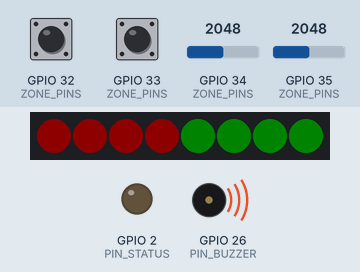
Simulated run of this sketch. Board: ESP32. On the bench: 8 RGB LEDs in strip order, left to right, output pins drawn as LEDs (lit = HIGH), buzzer (waves = sounding). Inputs (shaded band) come from the test bench; at power-on: GPIO 34 (ZONE_PINS) = 2048, GPIO 35 (ZONE_PINS) = 2048, GPIO 32 (ZONE_PINS) HIGH, GPIO 33 (ZONE_PINS) HIGH (analog values on the 0–4095 scale). Dim RGB values are drawn brighter than linear; WiFi joins after 1.5 s; servers stay silent unless stated; no MQTT or app messages arrive unless stated; what the sketch prints to the serial monitor is not drawn.

Above: at 3.9 s.
4.0 s: GPIO 34 (ZONE_PINS) set to 0
At 5.5 s:
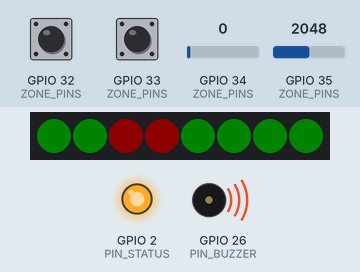
9.9 s: GPIO 35 (ZONE_PINS) set to 0
At 11.4 s:
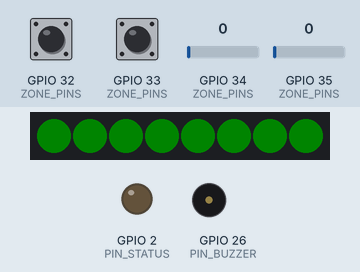
15.8 s: GPIO 32 (ZONE_PINS) pulled LOW for 1 s
At 17.2 s:
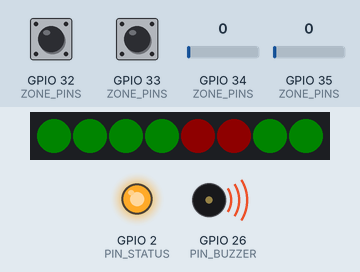
20.2 s: GPIO 33 (ZONE_PINS) pulled LOW for 1 s
At 21.5 s:
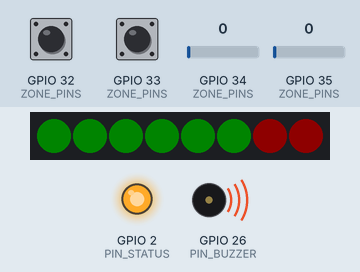
24.2 s: GPIO 34 (ZONE_PINS) set to 491
At 25.7 s:
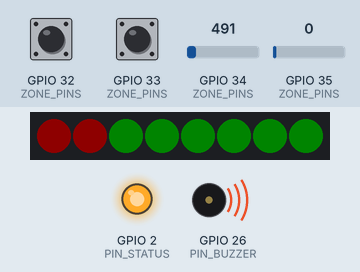
Timing chart, 0 to 31.2 s (numbered marks = the images above; inputs shaded):
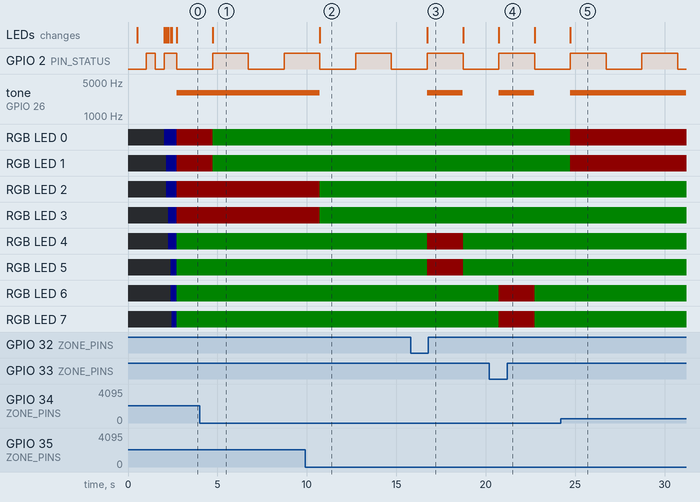

The sketch:

SmokeSense_Gateway.ino
```cpp
/*
 * SmokeSense Gateway — ESP32 Firmware for Existing Fire System Monitoring
 * Arctic Engineering (Rigard) — v1.0.0 — April 2026
 *
 * PRODUCT: SmokeSense Gateway
 * Monitors existing fire detection systems (VESDA, conventional panels,
 * addressable panels) by reading their relay outputs and/or 4-20mA analog
 * loops, then publishes to the same SmokeSense MQTT/Supabase cloud platform.
 *
 * INPUT MODES (select via config.h):
 *   MODE_RELAY    — 4x dry contact relay inputs (zone alarm monitoring)
 *   MODE_ANALOG   — 2x 4-20mA current loop inputs (VESDA smoke level)
 *   MODE_HYBRID   — 2x relay + 1x 4-20mA (most common setup)
 *   MODE_MODBUS   — RS485 Modbus RTU (modern addressable panels)
 *
 * Same MQTT topic structure as SmokeSense Node — dashboard doesn't
 * know or care whether data comes from our sensor or an existing panel.
 */

#include <Arduino.h>
#include <WiFi.h>
#include <WebServer.h>
#include <PubSubClient.h>
#include <ArduinoJson.h>
#include <ArduinoOTA.h>
#include <FastLED.h>
#include <Preferences.h>
#include "gateway_config.h"

// ═══════════════════════════════════════════════════
//  GLOBAL STATE
// ═══════════════════════════════════════════════════

char g_device_id[20];
char g_hostname[32];
char TOPIC_TELEMETRY[80], TOPIC_EVENT[80], TOPIC_STATUS[80];
char TOPIC_HEARTBEAT[80], TOPIC_CMD[80], TOPIC_CONFIG[80];

// Zone state — up to 4 monitored zones
struct ZoneState {
    const char* name;         // "Zone 1", "VESDA Loop A", etc.
    uint8_t     gpio;         // input pin
    uint8_t     mode;         // 0=relay, 1=analog_4_20mA
    uint8_t     severity;     // 0-4 mapped from input
    uint8_t     prev_severity;
    bool        is_alarm;
    float       raw_value;    // 0-4095 for ADC, 0/1 for relay
    float       ma_value;     // converted mA (4-20mA mode only)
    float       smoke_pct;    // 0-100% obscuration (4-20mA mode)
} g_zones[MAX_ZONES];

uint8_t g_max_severity = 0;  // highest severity across all zones
bool g_alarm_silenced = false;
unsigned long g_silence_time = 0;
unsigned long g_boot_time = 0;
unsigned long g_last_sample = 0;
unsigned long g_last_heartbeat = 0;
unsigned long g_last_reconnect = 0;
uint32_t g_msg_count = 0;
bool g_wifi_connected = false;
bool g_ap_mode = false;

CRGB leds[NUM_LEDS];
WiFiClient wifiClient;
PubSubClient mqtt(wifiClient);
WebServer httpServer(80);
Preferences prefs;

static const char* STAGE_NAMES[] = { "clear", "alert", "action", "fire1", "fire2" };

// Forward declarations
void setup_device_identity();
void setup_wifi();
void setup_mqtt();
void setup_ota();
void mqtt_connect();
void mqtt_publish_telemetry();
void mqtt_publish_event(uint8_t zone, uint8_t old_sev, uint8_t new_sev);
void mqtt_publish_heartbeat();
void mqtt_callback(char* topic, byte* payload, unsigned int length);
void read_zones();
void process_zones();
void update_outputs();

// ═══════════════════════════════════════════════════
//  SETUP
// ═══════════════════════════════════════════════════

void setup() {
    Serial.begin(115200);
    delay(500);
    Serial.println("\n=======================================");
    Serial.println("  SmokeSense Gateway v" GW_FIRMWARE_VERSION);
    Serial.println("  Arctic Engineering");
    Serial.println("=======================================");
    g_boot_time = millis();

    // Configure zone inputs
    for (int i = 0; i < NUM_ACTIVE_ZONES; i++) {
        g_zones[i].name = ZONE_NAMES[i];
        g_zones[i].gpio = ZONE_PINS[i];
        g_zones[i].mode = ZONE_MODES[i];
        g_zones[i].severity = 0;
        g_zones[i].prev_severity = 0;

        if (g_zones[i].mode == MODE_RELAY_INPUT) {
            pinMode(g_zones[i].gpio, INPUT_PULLUP);
        } else {
            pinMode(g_zones[i].gpio, INPUT);
        }
    }

    // Status LED
    pinMode(PIN_STATUS, OUTPUT);
    pinMode(PIN_BUZZER, OUTPUT);
    digitalWrite(PIN_BUZZER, LOW);

    // ADC config (for 4-20mA inputs)
    analogSetAttenuation(ADC_11db);
    analogReadResolution(12);

    // Status LED strip
    FastLED.addLeds<WS2812B, PIN_LEDS, GRB>(leds, NUM_LEDS);
    FastLED.setBrightness(LED_BRIGHTNESS);
    fill_solid(leds, NUM_LEDS, CRGB::Black);
    FastLED.show();

    // Device identity + networking
    setup_device_identity();
    setup_wifi();
    setup_mqtt();
    setup_ota();

    // Startup sweep
    for (int i = 0; i < NUM_LEDS; i++) {
        leds[i] = CRGB(0, 0, 60);
        FastLED.show();
        delay(60);
    }
    delay(200);
    fill_solid(leds, NUM_LEDS, CRGB::Black);
    FastLED.show();

    Serial.printf("[BOOT] Ready. %d zones configured.\n", NUM_ACTIVE_ZONES);
    for (int i = 0; i < NUM_ACTIVE_ZONES; i++) {
        Serial.printf("[ZONE %d] %s — GPIO %d — %s\n", i,
            g_zones[i].name, g_zones[i].gpio,
            g_zones[i].mode == MODE_RELAY_INPUT ? "RELAY" : "4-20mA");
    }
}

// ═══════════════════════════════════════════════════
//  DEVICE IDENTITY (same as Node firmware)
// ═══════════════════════════════════════════════════

void setup_device_identity() {
#ifdef DEVICE_ID_OVERRIDE
    strncpy(g_device_id, DEVICE_ID_OVERRIDE, sizeof(g_device_id));
#else
    uint8_t mac[6];
    WiFi.macAddress(mac);
    snprintf(g_device_id, sizeof(g_device_id), "GW-%02X%02X%02X%02X", mac[2], mac[3], mac[4], mac[5]);
#endif
    snprintf(g_hostname, sizeof(g_hostname), "smokesense-%s", g_device_id);
    snprintf(TOPIC_TELEMETRY, sizeof(TOPIC_TELEMETRY), "smokesense/%s/%s/telemetry", MQTT_ORG_ID, g_device_id);
    snprintf(TOPIC_EVENT, sizeof(TOPIC_EVENT), "smokesense/%s/%s/event", MQTT_ORG_ID, g_device_id);
    snprintf(TOPIC_STATUS, sizeof(TOPIC_STATUS), "smokesense/%s/%s/status", MQTT_ORG_ID, g_device_id);
    snprintf(TOPIC_HEARTBEAT, sizeof(TOPIC_HEARTBEAT), "smokesense/%s/%s/heartbeat", MQTT_ORG_ID, g_device_id);
    snprintf(TOPIC_CMD, sizeof(TOPIC_CMD), "smokesense/%s/%s/cmd", MQTT_ORG_ID, g_device_id);
    snprintf(TOPIC_CONFIG, sizeof(TOPIC_CONFIG), "smokesense/%s/%s/config", MQTT_ORG_ID, g_device_id);
    Serial.printf("[ID] Gateway: %s  Org: %s\n", g_device_id, MQTT_ORG_ID);
}

// ═══════════════════════════════════════════════════
//  WIFI (same as Node)
// ═══════════════════════════════════════════════════

void setup_wifi() {
    Serial.printf("[WIFI] Connecting to %s...\n", WIFI_SSID);
    WiFi.mode(WIFI_STA);
    WiFi.setHostname(g_hostname);
    WiFi.begin(WIFI_SSID, WIFI_PASS);
    unsigned long start = millis();
    while (WiFi.status() != WL_CONNECTED) {
        delay(500); Serial.print(".");
        digitalWrite(PIN_STATUS, !digitalRead(PIN_STATUS));
        if (millis() - start > WIFI_CONNECT_TIMEOUT) {
            Serial.println("\n[WIFI] STA failed - AP fallback");
            WiFi.mode(WIFI_AP_STA);
            char ap_ssid[32];
            snprintf(ap_ssid, sizeof(ap_ssid), "SmokeSense-GW-%s", &g_device_id[strlen(g_device_id) - 4]);
            WiFi.softAP(ap_ssid, AP_PASS);
            g_ap_mode = true;
            return;
        }
    }
    g_wifi_connected = true;
    Serial.printf("\n[WIFI] Connected. IP: %s\n", WiFi.localIP().toString().c_str());
}

// ═══════════════════════════════════════════════════
//  MQTT (same protocol as Node)
// ═══════════════════════════════════════════════════

void setup_mqtt() {
    mqtt.setServer(MQTT_HOST, MQTT_PORT);
    mqtt.setCallback(mqtt_callback);
    mqtt.setKeepAlive(30);
    mqtt.setBufferSize(1024);
    if (g_wifi_connected) mqtt_connect();
}

void mqtt_connect() {
    if (mqtt.connected()) return;
    if (millis() - g_last_reconnect < 5000) return;
    g_last_reconnect = millis();

    bool connected = (strlen(MQTT_USER) > 0)
        ? mqtt.connect(g_device_id, MQTT_USER, MQTT_PASS, TOPIC_STATUS, 1, true, "{\"status\":\"offline\"}")
        : mqtt.connect(g_device_id, NULL, NULL, TOPIC_STATUS, 1, true, "{\"status\":\"offline\"}");

    if (connected) {
        Serial.println("[MQTT] Connected.");
        JsonDocument doc;
        doc["status"] = "online";
        doc["device"] = g_device_id;
        doc["firmware"] = GW_FIRMWARE_VERSION;
        doc["type"] = "gateway";
        doc["zones"] = NUM_ACTIVE_ZONES;
        doc["ip"] = WiFi.localIP().toString();
        char buf[250];
        serializeJson(doc, buf);
        mqtt.publish(TOPIC_STATUS, buf, true);
        mqtt.subscribe(TOPIC_CMD, 1);
        mqtt.subscribe(TOPIC_CONFIG, 1);
    }
}

void mqtt_callback(char* topic, byte* payload, unsigned int length) {
    if (length > 512) return;
    char msg[513];
    memcpy(msg, payload, length); msg[length] = '\0';
    Serial.printf("[MQTT] CMD: %s\n", msg);

    JsonDocument doc;
    if (deserializeJson(doc, msg)) return;
    const char* cmd = doc["cmd"];
    if (!cmd) return;

    if (strcmp(cmd, "silence") == 0) {
        g_alarm_silenced = true;
        g_silence_time = millis();
        noTone(PIN_BUZZER);
    } else if (strcmp(cmd, "reboot") == 0) {
        delay(500); ESP.restart();
    } else if (strcmp(cmd, "identify") == 0) {
        for (int j = 0; j < 6; j++) {
            fill_solid(leds, NUM_LEDS, (j % 2) ? CRGB::Blue : CRGB::Black);
            FastLED.show(); delay(300);
        }
    }
}

// ═══════════════════════════════════════════════════
//  ZONE READING — relay and 4-20mA inputs
// ═══════════════════════════════════════════════════

void read_zones() {
    for (int i = 0; i < NUM_ACTIVE_ZONES; i++) {
        ZoneState& z = g_zones[i];

        if (z.mode == MODE_RELAY_INPUT) {
            // Relay: normally closed = HIGH (pulled up), alarm = LOW (relay opens)
            // Invert if your panel uses normally open relays
            bool pin_state = digitalRead(z.gpio);
            z.is_alarm = RELAY_ACTIVE_LOW ? (pin_state == LOW) : (pin_state == HIGH);
            z.raw_value = z.is_alarm ? 1.0 : 0.0;
            z.ma_value = 0;
            z.smoke_pct = z.is_alarm ? 100.0 : 0.0;
        }
        else if (z.mode == MODE_ANALOG_4_20MA) {
            // 4-20mA through 250Ω shunt = 1.0V - 5.0V
            // ESP32 ADC at 11dB attenuation: 0-3.3V mapped to 0-4095
            // With voltage divider for 5V range, or direct if loop is 4-20mA into 165Ω = 0.66-3.3V
            uint32_t sum = 0;
            for (int s = 0; s < 16; s++) { sum += analogRead(z.gpio); delayMicroseconds(100); }
            z.raw_value = sum / 16.0;

            // Convert ADC to mA: ADC_raw → voltage → current
            // With 165Ω shunt: V = I × 165Ω, so at 4mA → 0.66V, at 20mA → 3.3V
            float voltage = (z.raw_value / 4095.0) * 3.3;
            z.ma_value = voltage / SHUNT_RESISTANCE * 1000.0;  // mA

            // Clamp and convert to percentage (4mA = 0%, 20mA = 100%)
            z.ma_value = constrain(z.ma_value, 4.0, 20.0);
            z.smoke_pct = ((z.ma_value - 4.0) / 16.0) * 100.0;
            z.is_alarm = z.smoke_pct > ANALOG_ALARM_PCT;
        }
    }
}

// ═══════════════════════════════════════════════════
//  ZONE PROCESSING — map to 5-stage severity
// ═══════════════════════════════════════════════════

void process_zones() {
    g_max_severity = 0;

    for (int i = 0; i < NUM_ACTIVE_ZONES; i++) {
        ZoneState& z = g_zones[i];
        z.prev_severity = z.severity;

        if (z.mode == MODE_RELAY_INPUT) {
            // Simple: relay open = fire alarm
            z.severity = z.is_alarm ? RELAY_ALARM_SEVERITY : 0;
        }
        else if (z.mode == MODE_ANALOG_4_20MA) {
            // VESDA-style graduated thresholds on smoke percentage
            if      (z.smoke_pct >= ANALOG_FIRE2_PCT)  z.severity = 4;
            else if (z.smoke_pct >= ANALOG_FIRE1_PCT)  z.severity = 3;
            else if (z.smoke_pct >= ANALOG_ACTION_PCT) z.severity = 2;
            else if (z.smoke_pct >= ANALOG_ALERT_PCT)  z.severity = 1;
            else                                        z.severity = 0;
        }

        // Publish event on change
        if (z.severity != z.prev_severity) {
            mqtt_publish_event(i, z.prev_severity, z.severity);
        }

        if (z.severity > g_max_severity) g_max_severity = z.severity;
    }
}

// ═══════════════════════════════════════════════════
//  MQTT PUBLISHING — same format as Node
// ═══════════════════════════════════════════════════

void mqtt_publish_telemetry() {
    if (!mqtt.connected()) return;

    JsonDocument doc;
    doc["dev"] = g_device_id;
    doc["ts"] = millis();
    doc["fw"] = GW_FIRMWARE_VERSION;
    doc["type"] = "gateway";
    doc["uptime"] = (millis() - g_boot_time) / 1000;
    doc["sev"] = g_max_severity;
    doc["stage"] = STAGE_NAMES[min((int)g_max_severity, 4)];
    doc["smoke"] = g_max_severity >= 1;
    doc["smoulder"] = false;
    doc["mq2_alm"] = false;
    doc["silenced"] = g_alarm_silenced;
    doc["delta"] = 0;  // not applicable for gateway
    doc["ir_blue"] = 0;
    doc["fwd_back"] = 0;

    // Zone details
    JsonArray zones = doc["zones"].to<JsonArray>();
    for (int i = 0; i < NUM_ACTIVE_ZONES; i++) {
        JsonObject z = zones.add<JsonObject>();
        z["name"] = g_zones[i].name;
        z["mode"] = g_zones[i].mode == MODE_RELAY_INPUT ? "relay" : "4-20mA";
        z["sev"] = g_zones[i].severity;
        z["alarm"] = g_zones[i].is_alarm;
        z["raw"] = round(g_zones[i].raw_value);
        z["ma"] = round(g_zones[i].ma_value * 10) / 10.0;
        z["smoke_pct"] = round(g_zones[i].smoke_pct * 10) / 10.0;
    }

    // Dummy raw fields for dashboard compatibility
    JsonObject raw = doc["raw"].to<JsonObject>();
    raw["fwd_ir"] = 0;
    raw["fwd_blu"] = 0;
    raw["bck_ir"] = 0;
    raw["bck_blu"] = 0;
    raw["mq2"] = 0;
    raw["temp"] = 0;
    raw["hum"] = 0;

    JsonObject bl = doc["baseline"].to<JsonObject>();
    bl["fwd"] = 0; bl["back"] = 0; bl["mq2"] = 0;

    doc["rssi"] = WiFi.RSSI();
    doc["heap"] = ESP.getFreeHeap();

    char buf[900];
    serializeJson(doc, buf);
    if (mqtt.publish(TOPIC_TELEMETRY, buf, false)) g_msg_count++;
}

void mqtt_publish_event(uint8_t zone, uint8_t old_sev, uint8_t new_sev) {
    if (!mqtt.connected()) return;
    JsonDocument doc;
    doc["dev"] = g_device_id;
    doc["ts"] = millis();
    doc["type"] = new_sev > old_sev ? "escalation" : "de-escalation";
    doc["from_stage"] = STAGE_NAMES[old_sev];
    doc["to_stage"] = STAGE_NAMES[min((int)new_sev, 4)];
    doc["severity"] = new_sev;
    doc["zone"] = g_zones[zone].name;
    doc["zone_idx"] = zone;
    doc["source"] = g_zones[zone].mode == MODE_RELAY_INPUT ? "relay" : "4-20mA";
    doc["smoke_pct"] = g_zones[zone].smoke_pct;
    doc["is_smoke"] = new_sev >= 1;
    doc["delta"] = 0;
    doc["ir_blue"] = 0;
    doc["temp"] = 0;
    doc["hum"] = 0;
    doc["mq2"] = 0;
    char buf[400];
    serializeJson(doc, buf);
    mqtt.publish(TOPIC_EVENT, buf, false);
    Serial.printf("[EVENT] Zone %d (%s): %s -> %s\n", zone, g_zones[zone].name,
        STAGE_NAMES[old_sev], STAGE_NAMES[min((int)new_sev, 4)]);
}

void mqtt_publish_heartbeat() {
    if (!mqtt.connected()) return;
    JsonDocument doc;
    doc["dev"] = g_device_id;
    doc["ts"] = millis();
    doc["type"] = "gateway";
    doc["uptime"] = (millis() - g_boot_time) / 1000;
    doc["rssi"] = WiFi.RSSI();
    doc["heap"] = ESP.getFreeHeap();
    doc["msgs"] = g_msg_count;
    doc["sev"] = g_max_severity;
    doc["fw"] = GW_FIRMWARE_VERSION;
    doc["zones"] = NUM_ACTIVE_ZONES;
    char buf[250];
    serializeJson(doc, buf);
    mqtt.publish(TOPIC_HEARTBEAT, buf, false);
}

// ═══════════════════════════════════════════════════
//  OUTPUTS — LED bar + buzzer
// ═══════════════════════════════════════════════════

void update_outputs() {
    fill_solid(leds, NUM_LEDS, CRGB::Black);

    // Show per-zone status on LED strip (2 LEDs per zone)
    for (int i = 0; i < min((int)NUM_ACTIVE_ZONES, 4); i++) {
        CRGB color;
        switch (g_zones[i].severity) {
            case 0: color = CRGB(0, 30, 0); break;
            case 1: color = CRGB(80, 80, 0); break;
            case 2: color = CRGB(200, 100, 0); break;
            case 3: color = (millis() / 500) % 2 ? CRGB(255, 0, 0) : CRGB(80, 0, 0); break;
            case 4: color = (millis() / 250) % 2 ? CRGB(255, 0, 0) : CRGB(60, 0, 0); break;
            default: color = CRGB::Black;
        }
        leds[i * 2] = color;
        leds[i * 2 + 1] = color;
    }
    FastLED.show();

    // Buzzer
    if (g_max_severity >= 4 && !g_alarm_silenced) {
        (millis() / 200) % 2 ? tone(PIN_BUZZER, 3000) : noTone(PIN_BUZZER);
    } else if (g_max_severity >= 3 && !g_alarm_silenced) {
        (millis() / 500) % 2 ? tone(PIN_BUZZER, 3000) : noTone(PIN_BUZZER);
    } else {
        noTone(PIN_BUZZER);
    }
}

// ═══════════════════════════════════════════════════
//  OTA
// ═══════════════════════════════════════════════════

void setup_ota() {
    ArduinoOTA.setHostname(g_hostname);
    ArduinoOTA.onStart([]() { noTone(PIN_BUZZER); });
    ArduinoOTA.begin();
}

// ═══════════════════════════════════════════════════
//  MAIN LOOP
// ═══════════════════════════════════════════════════

void loop() {
    ArduinoOTA.handle();
    httpServer.handleClient();

    if (g_wifi_connected && !mqtt.connected()) mqtt_connect();
    mqtt.loop();

    // WiFi reconnect
    if (!g_ap_mode && WiFi.status() != WL_CONNECTED) {
        g_wifi_connected = false;
        static unsigned long last_retry = 0;
        if (millis() - last_retry > 30000) {
            last_retry = millis();
            WiFi.disconnect(); WiFi.begin(WIFI_SSID, WIFI_PASS);
        }
    } else if (!g_ap_mode && WiFi.status() == WL_CONNECTED && !g_wifi_connected) {
        g_wifi_connected = true;
    }

    // Un-silence after cooldown
    if (g_alarm_silenced && (millis() - g_silence_time > 30000)) g_alarm_silenced = false;

    // Main loop — read zones, process, publish
    if (millis() - g_last_sample >= POLL_INTERVAL_MS) {
        g_last_sample = millis();
        read_zones();
        process_zones();
        update_outputs();

        // Debug
        for (int i = 0; i < NUM_ACTIVE_ZONES; i++) {
            Serial.printf("[Z%d %6s] sev=%d %s raw=%.0f",
                i, g_zones[i].name, g_zones[i].severity,
                g_zones[i].is_alarm ? "ALARM" : "ok   ",
                g_zones[i].raw_value);
            if (g_zones[i].mode == MODE_ANALOG_4_20MA)
                Serial.printf(" %.1fmA %.1f%%", g_zones[i].ma_value, g_zones[i].smoke_pct);
            Serial.println();
        }

        if (mqtt.connected()) mqtt_publish_telemetry();
        digitalWrite(PIN_STATUS, !digitalRead(PIN_STATUS));
    }

    // Heartbeat
    if (millis() - g_last_heartbeat >= 30000) {
        g_last_heartbeat = millis();
        mqtt_publish_heartbeat();
    }
}
```

Source omitted: gateway_config.h (3462 bytes)

Measured:
- after the input at 4.0 s, RGB LED 0, RGB LED 1: RGB(14, 0, 0) → RGB(0, 7, 0) after 0.73 s; the LEDs: change after 0.73 s (image 1)
- after the input at 9.9 s, tone on GPIO 26 (PIN_BUZZER): 3000 Hz → silent after 0.82 s; RGB LED 2, RGB LED 3: RGB(14, 0, 0) → RGB(0, 7, 0) after 0.83 s; the LEDs: change after 0.83 s (image 2)
- after the input at 15.8 s, tone on GPIO 26 (PIN_BUZZER): silent → 3000 Hz after 0.92 s, → silent 2.0 s later; RGB LED 4, RGB LED 5: RGB(0, 7, 0) → RGB(14, 0, 0) after 0.93 s, → RGB(0, 7, 0) 2.0 s later; the LEDs: change after 0.93 s (image 3)
- after the input at 20.2 s, tone on GPIO 26 (PIN_BUZZER): silent → 3000 Hz after 0.52 s, → silent 2.0 s later; RGB LED 6, RGB LED 7: RGB(0, 7, 0) → RGB(14, 0, 0) after 0.53 s, → RGB(0, 7, 0) 2.0 s later; the LEDs: change after 0.53 s (image 4)
- after the input at 24.2 s, tone on GPIO 26 (PIN_BUZZER): silent → 3000 Hz after 0.52 s; RGB LED 0, RGB LED 1: RGB(0, 7, 0) → RGB(14, 0, 0) after 0.54 s; the LEDs: change after 0.54 s (image 5)
- by itself, GPIO 2 (PIN_STATUS): alternates HIGH for 2.0 s and LOW for 2.0 s
